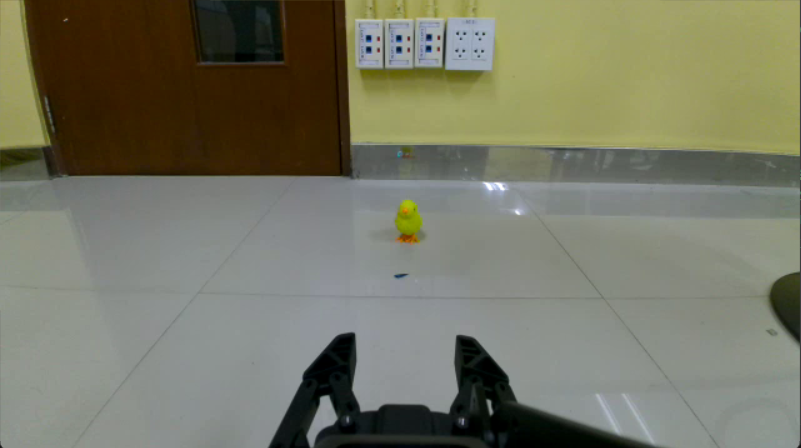
#> input picture pic/littlechic2.png, 801 x 448 px, found by its file name
$ python not_use_na.py
#> lines starting #> are read from the running program, lines starting #| are printed output that depends on the picture; after the words box and inside, x2 and y2 are one past the last pixel; in counts of white or black regions, pixels touching at a corner belong together
import cv2 as cv
import numpy as np
import matplotlib.pyplot as plt

chic = cv.imread('.\pic\littlechic2.png')
#> chic is the input picture: shape (448, 801, 3); mean B, G, R 100.6, 118.8, 118.2
chic = cv.convertScaleAbs(chic, alpha=0.5, beta=20)
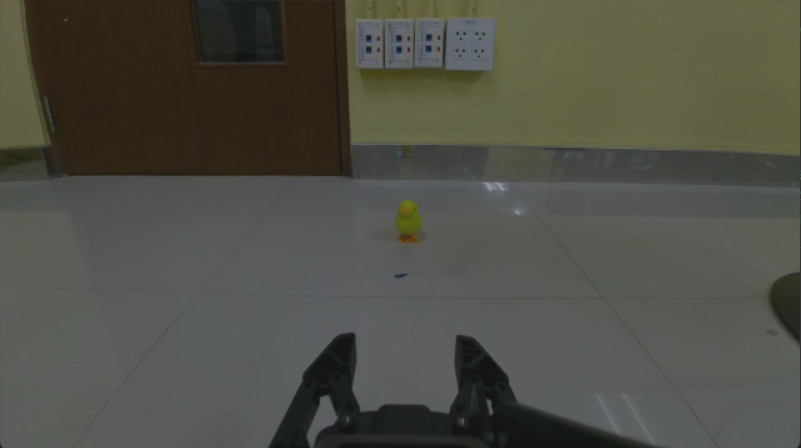
#> chic: shape (448, 801, 3); mean B, G, R 70.3, 79.4, 79.1

# bblur = cv.GaussianBlur(chic,(5,5),0)
bblur = cv.medianBlur(chic,5)
chic = cv.convertScaleAbs(bblur, alpha=1.2, beta=15)
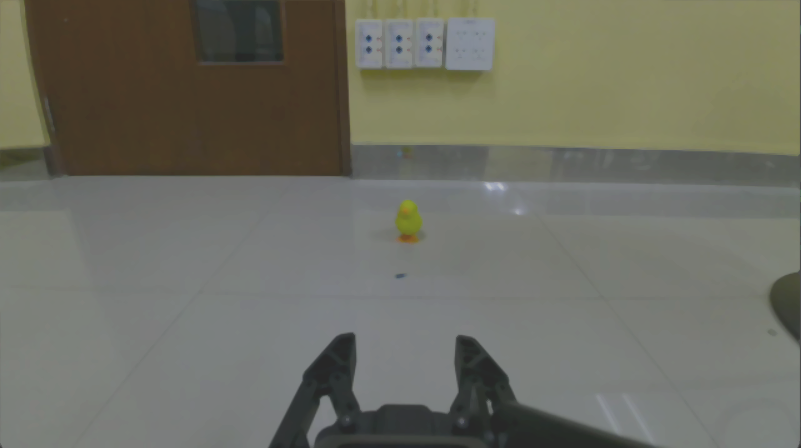
#> chic: shape (448, 801, 3); mean B, G, R 99.4, 110.3, 110

# edges = cv.Canny(bblur, 50, 150)

hsv = cv.cvtColor(chic,cv.COLOR_RGB2HSV_FULL)
#> hsv: shape (448, 801, 3); mean H, S, V 94.4, 36.3, 112.5


reduce = (100 <= hsv[:,:,0]) & (hsv[:,:,0] >= 40)  & (hsv[:,:,1] <= 200) & (hsv[:,:,1] >= 150).astype(np.uint8)
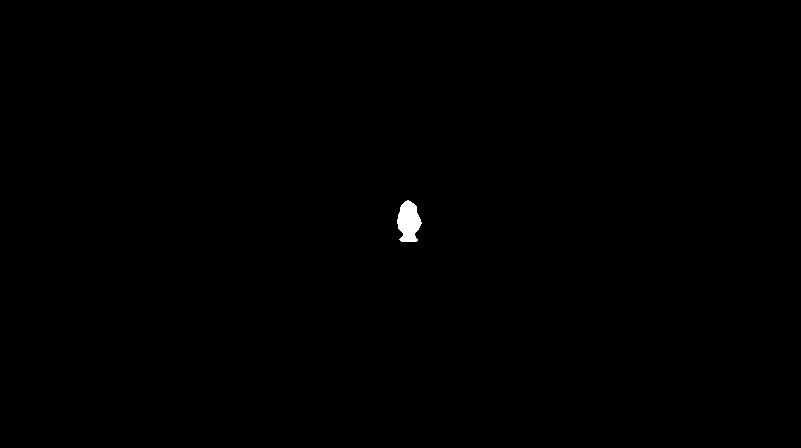
#> reduce: shape (448, 801); values 0 (black) and 1 (white), 0.2% white; 1 white region, box (x1, y1, x2, y2) and area: (397, 200, 422, 242) 735
reduce = reduce*255
hsv = cv.bitwise_not(hsv)
#> hsv: shape (448, 801, 3); mean H, S, V 160.6, 218.7, 142.5
print(reduce)
#> (printed output is left out)
# plt.show()
cv.imshow('chicchic',reduce)
cv.imshow('eiei',chic)
cv.waitKey()
# plt.show()
'''& (hsv[:,:,0] <= 125) & (hsv[:,:,1] >= 220) & (170 <= hsv[:,:,2]) & ( hsv[:,:,2] <= 180)'''

$ run again, with pic/littlechic10.png copied over pic/littlechic2.png
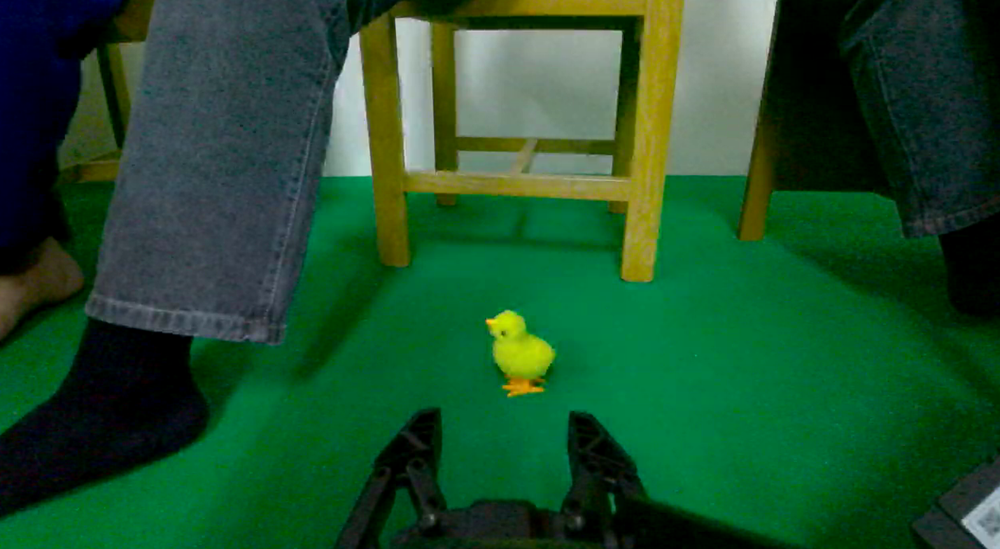
#> input picture pic/littlechic10.png, 1000 x 549 px, shrunk from 1571 x 862 before the run, found by its file name
#> chic is the input picture: shape (549, 1000, 3); mean B, G, R 43.9, 78, 28.8
#> `chic = cv.convertScaleAbs(bblur, alpha=1.2, beta=15)`:
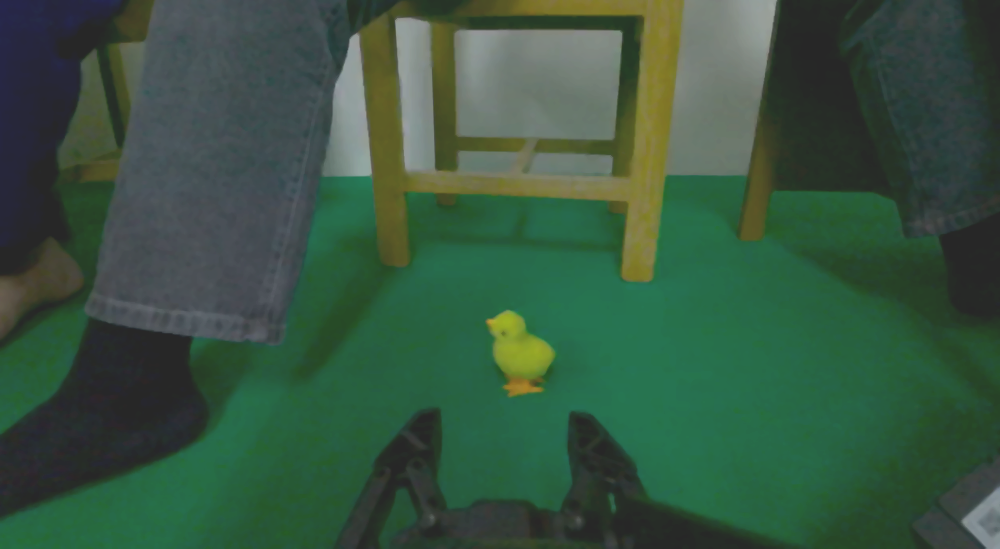
#> chic: shape (549, 1000, 3); mean B, G, R 65.3, 85.8, 56.2
#> `reduce = (100 <= hsv[:,:,0]) & (hsv[:,:,0] >= 40)  & (hsv[:,:,1] <= 20..`:
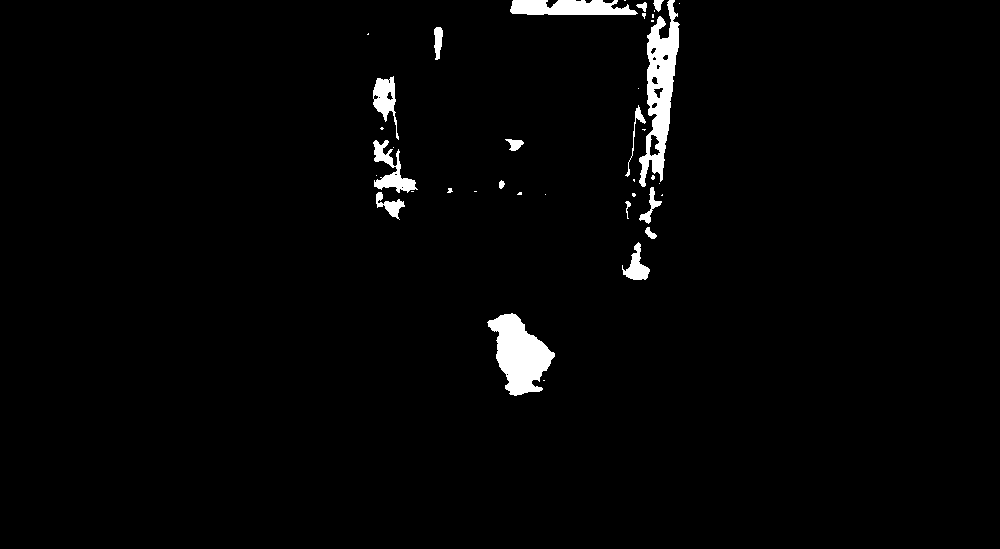
#> reduce: shape (549, 1000); values 0 (black) and 1 (white), 2.1% white; 39 white regions (22 under 20 px), largest, box (x1, y1, x2, y2) and area: (639, 0, 680, 187) 3426, (487, 313, 555, 396) 3145, (510, 0, 638, 15) 1574
#> (printed output is left out)

$ run again, with pic/littlechic11.png copied over pic/littlechic2.png
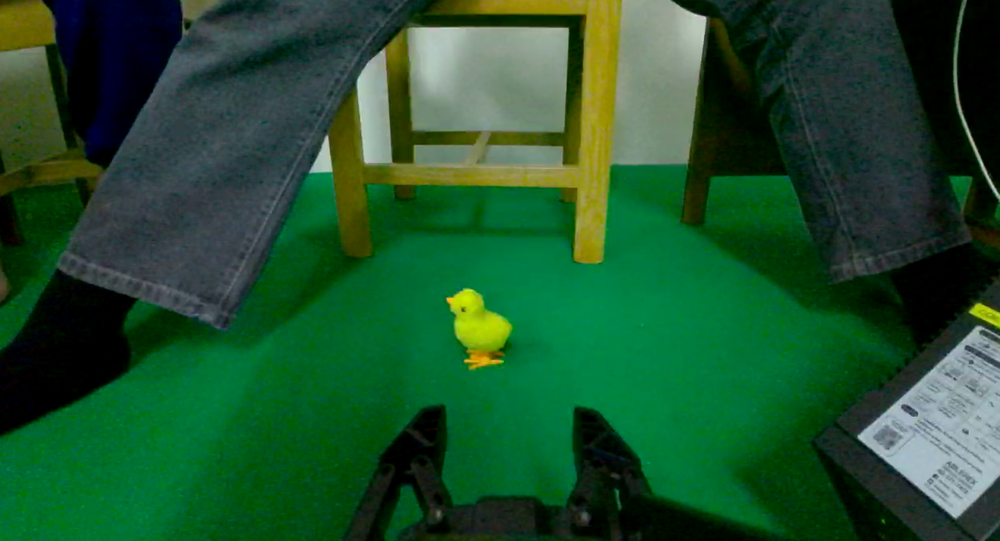
#> input picture pic/littlechic11.png, 1000 x 541 px, shrunk from 1572 x 850 before the run, found by its file name
#> chic is the input picture: shape (541, 1000, 3); mean B, G, R 44.8, 80.3, 30.3
#> `chic = cv.convertScaleAbs(bblur, alpha=1.2, beta=15)`:
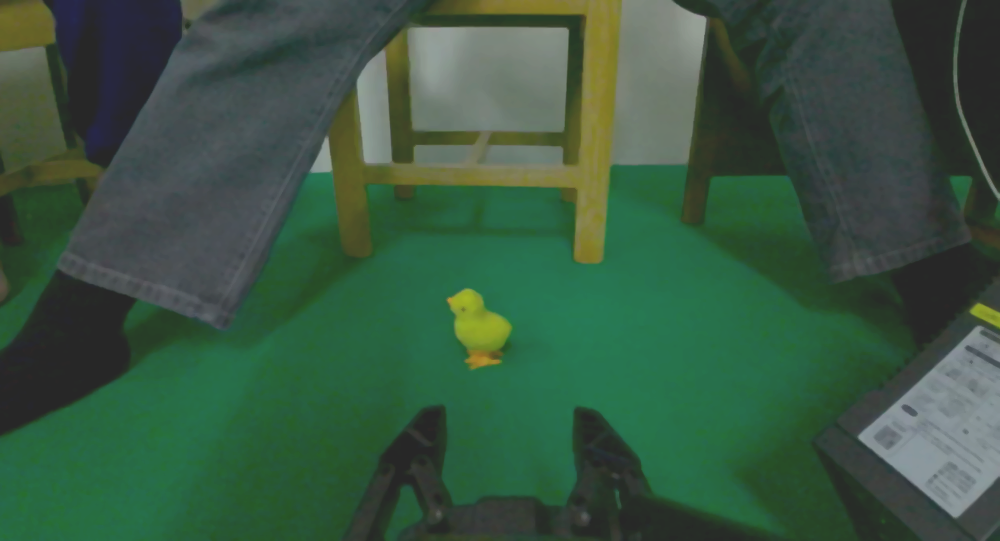
#> chic: shape (541, 1000, 3); mean B, G, R 65.8, 87.2, 57.1
#> `reduce = (100 <= hsv[:,:,0]) & (hsv[:,:,0] >= 40)  & (hsv[:,:,1] <= 20..`:
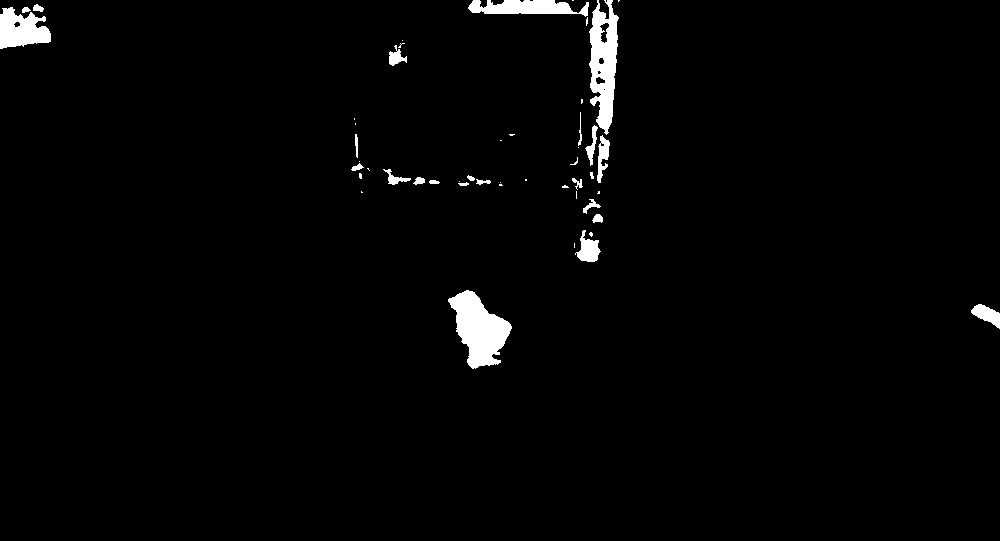
#> reduce: shape (541, 1000); values 0 (black) and 1 (white), 2% white; 49 white regions (25 under 20 px), largest, box (x1, y1, x2, y2) and area: (448, 290, 512, 369) 2788, (589, 0, 619, 135) 2512, (0, 7, 51, 49) 1444
#> (printed output is left out)

$ run again, with pic/littlechic12.png copied over pic/littlechic2.png
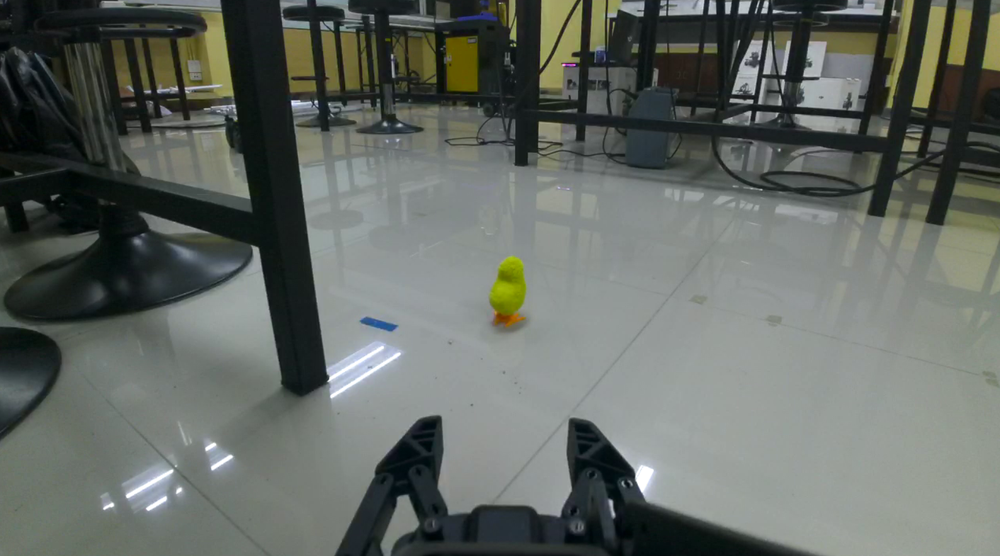
#> input picture pic/littlechic12.png, 1000 x 556 px, shrunk from 1588 x 883 before the run, found by its file name
#> chic is the input picture: shape (556, 1000, 3); mean B, G, R 99.1, 104.7, 99.1
#> `chic = cv.convertScaleAbs(bblur, alpha=1.2, beta=15)`:
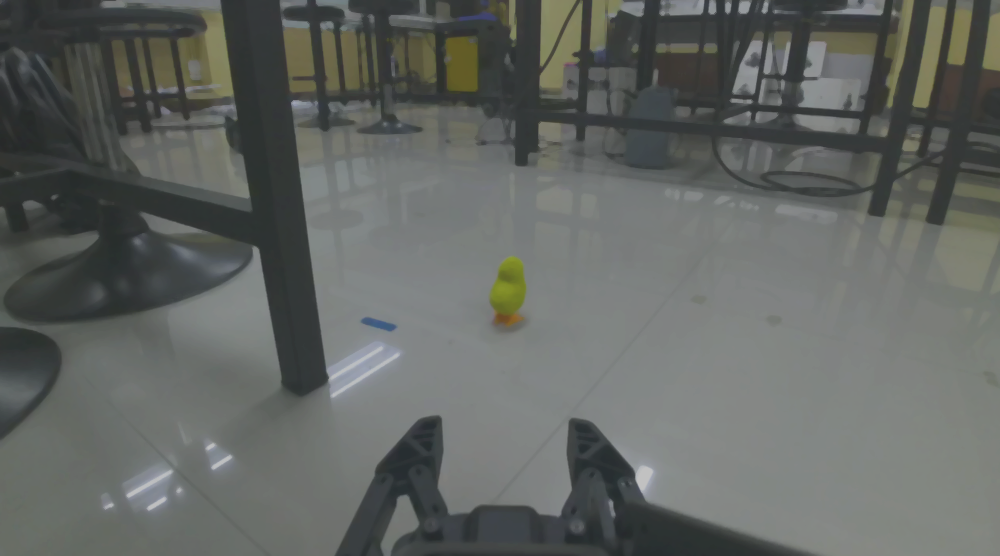
#> chic: shape (556, 1000, 3); mean B, G, R 98.3, 101.7, 98.4
#> `reduce = (100 <= hsv[:,:,0]) & (hsv[:,:,0] >= 40)  & (hsv[:,:,1] <= 20..`:
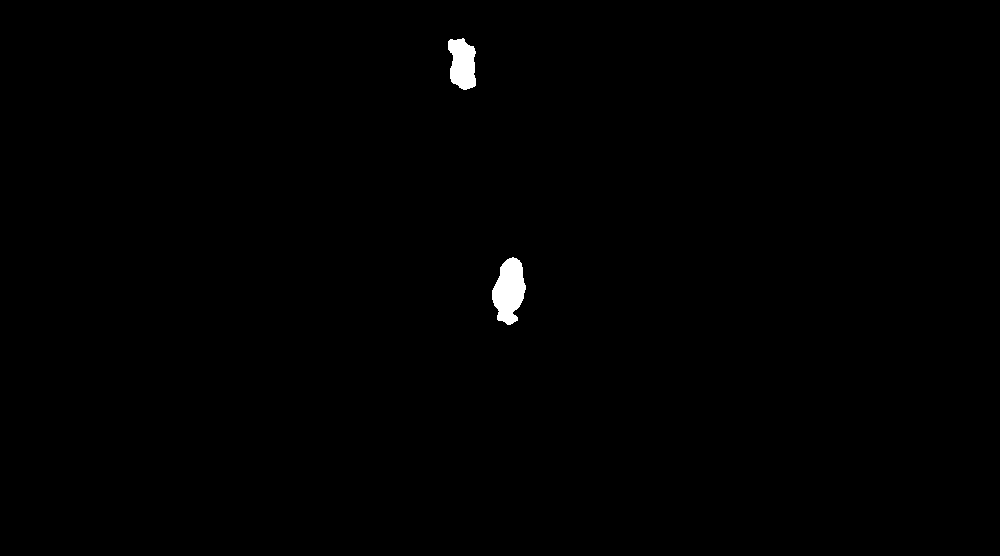
#> reduce: shape (556, 1000); values 0 (black) and 1 (white), 0.48% white; 2 white regions, box (x1, y1, x2, y2) and area: (492, 257, 526, 325) 1567, (448, 38, 476, 90) 1123
#> (printed output is left out)
